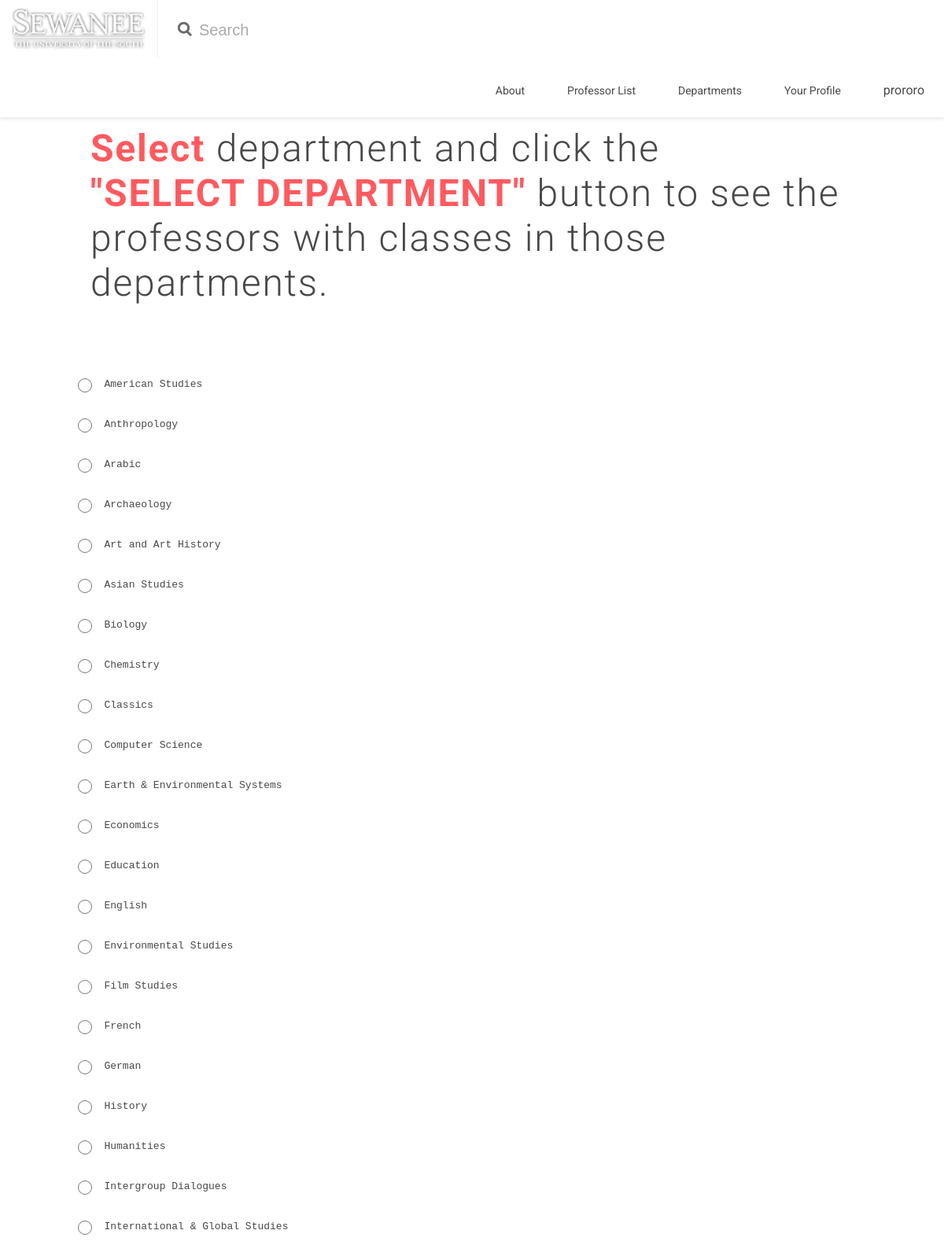
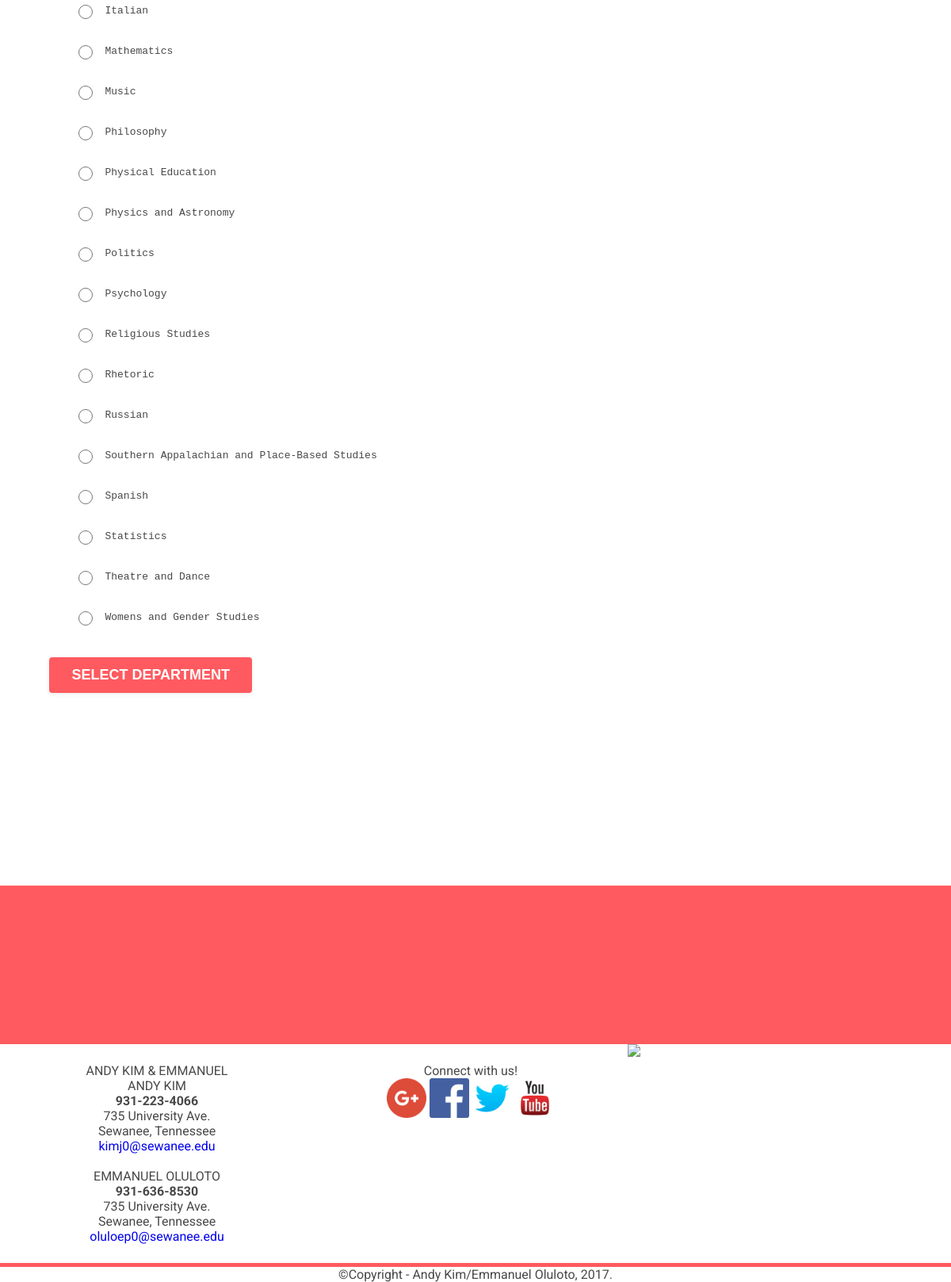
/php/department.php (signed in), run on the app's committed database (2 pictures, top to bottom).
### tables this page shows
CREATE TABLE departments(
   deptID           int  AUTO_INCREMENT PRIMARY KEY

  ,dept             varchar(45)
);

### php/department.php (the view, shortened to what this page needs)
<?php require_once('header.php') ?>
<!DOCTYPE html>
<html>
	<head>
		<link rel="stylesheet" type="text/css" href="http://code.ionicframework.com/ionicons/2.0.1/css/ionicons.min.css" />
		<link rel="stylesheet" type="text/css" href="/css/main.css"/>
	</head>
	<body>
  	<div class="top-nav active clearfix">
  		<a href="index.html" class="logo">
  			<img src="/image/logo2.png" alt="Sewanee"/>
  		</a>
  		<div id="nav-searchbar">
  			<form method="GET" action="index.html">
  				<input type="text" name="search" id="nav-search" placeholder="Search"/>
  			</form>
  		</div>
  		<ul>
  		</ul>
  	</div>
<span style="display:block; height: 100px;"></span>
    <div class="row">
      <h1 id="moto"><span>Select</span> department and click the <br><span>"SELECT DEPARTMENT"</span> button
         to see the professors with classes in those departments.</h1>
    </div>
<?php
  $query = "SELECT * FROM departments";
  $result = $connection->query($query);
    $rows = $result->num_rows;
  echo '<pre><form action="profsByDept.php" method="post"> <div class ="set">' ;
    for ($i = 0; $i < $rows; $i++){
      $result->data_seek($i);
      $row = $result->fetch_array(MYSQLI_NUM);
      echo <<<_END
            <input style='line-height: 50px;' type="radio" name="dept" value="$row[0]"> $row[1] $row[2] <br>
_END;
    }
  echo '
        <input type="submit" name="search" value="SELECT DEPARTMENT"/>
       </div> </form></pre>';
?>
<span style="display:block; height: 200px;"></span>
<footer>
	<div class="section">
		<p>ANDY KIM & EMMANUEL</p>
	<p>ANDY KIM</p>
	<p><b>931-223-4066</b><br>
		735 University Ave.<br>
		Sewanee, Tennessee<br>
		<a href = "mailto:kimj0@sewanee.edu">kimj0@sewanee.edu</a></p>
	<br>
	<p> EMMANUEL OLULOTO</p>
		<p><b>931-636-8530</b><br>
		735 University Ave.<br>
		Sewanee, Tennessee<br>
		<a href = "mailto:oluloep0@sewanee.edu">oluloep0@sewanee.edu</a></p>
	</div>
	<div class="section"><div id="social">
		<p>Connect with us!</p>
		<ul>
			   <li><a href="#"><img src="/image/logos/1491580659-yumminkysocialmedia23_83074.png"/></a></li>
			   <li><a href="#"><img src="/image/logos/Facebook_icon-icons.com_66805.png"/></a></li>
			   <li><a href="#"><img src="/image/logos/twitter_socialnetwork_20007.png"/></a></li>
			   <li><a href="#"><img src="/image/logos/youtube_socialnetwork_19998.png"/></a></li>
		</ul>
	</div></div>
			<img src="https://upload.wikimedia.org/wikipedia/commons/2/2b/Sewanee.png"/>
</footer>
<p style="text-align:center">&#169;Copyright - Andy Kim/Emmanuel Oluloto, 2017.</p>
</body>
</html>

### css/main.css (style rules this page uses)
input[type="text"], input[type="password"], input[type="email"], input[type="number"], select { font-size: 18px; padding: 10px 12px; border: 1px solid #ccc; border-radius: 4px; margin-bottom: 12px; width: 80%; box-sizing: border-box; transition: border-color 0.2s; }
input[type="radio"] { accent-color: #ff5a5f; width: 18px; height: 18px; margin-right: 8px; vertical-align: middle; }
input[type="submit"], button { background-color: #ff5a5f; color: #fff; border: none; border-radius: 4px; padding: 12px 28px; font-size: 18px; font-weight: 700; cursor: pointer; margin-top: 10px; transition: background 0.2s, box-shadow 0.2s; box-shadow: 0 2px 6px rgba(0,0,0,0.07); }
body { margin: 0; padding: 0; font-family: 'Roboto', sans-serif; font-weight: 400; color:#484848; overflow-x: hidden; }
p { font-size: 16px; margin: 0; padding: 0; }
a:link { font-size: 16px; text-decoration: none; margin: 0; padding: 0; }
h1,h2,h3,h4,h5,h6,ul,ol,li { margin: 0; padding: 0; }
ul, ol { list-style-type: none; }
.clearfix::after { content: ""; display: table; clear: both; }
.row { position: relative; max-width: 970px; height: auto; margin: 0 auto; }
footer { border-top: 200px solid #ff5a5f; border-bottom: 5px solid #ff5a5f; width: 100%; overflow: hidden; }
footer img { width: 25%; }
li { display: inline; }
#social img { width: 50px; height: 50px; }
.section { width: 29%; float: left; margin: 2% 2%; text-align: center; }
.top-nav { position: relative; width: 100%; height: auto; background-color: #fff; z-index: 200; }
.top-nav.active { position: fixed; left: 0; top: 0; border-bottom: 1px solid #eee; box-shadow: 0 1px 5px rgba( 0, 0, 0, 0.1); -webkit-box-shadow: 0 1px 5px rgba( 0, 0, 0, 0.1); -moz-box-shadow: 0 1px 5px rgba( 0, 0, 0, 0.1); }
.logo:link { position: relative; color: #ccc; display: inline-block; transition: all 0.3s ease; -webkit-transition: all 0.3s ease; -moz-transition: all 0.3s ease; -o-transition: all 0.3s ease; float: left; }
.logo img { position: relative; padding: 10px 15px; width: 170px; vertical-align: middle; }
.top-nav.active .logo img { border-right: 1px solid #eee; }
#nav-searchbar { display:none; width: 490px; height: 100%; }
.top-nav.active #nav-searchbar { display: inline-block; }
#nav-searchbar form input { padding: 27px 10px 18px 52px; width: 100%; border: none; outline: none; color: #666; font-size: 20px; box-sizing: border-box; -webkit-box-sizing: border-box; -moz-box-sizing: border-box; background-image: url('image/search_icon.png'); background-repeat: no-repeat; background-position: 25px 28px; background-size: 18px; }
.top-nav ul { float: right; padding: 25px 0; }
#moto { font-size: 48px; font-weight: 300; color: #484848; margin: 60px 0; letter-spacing: 1.8px; }
#moto span { color: #FF5A5F; font-weight: 700; }

### data on the page
departments: dept "American Studies"
departments: dept "Anthropology"
departments: dept "Arabic"
departments: dept "Archaeology"
departments: dept "Art and Art History"
departments: dept "Asian Studies"
departments: dept "Biology"
departments: dept "Chemistry"
departments: dept "Classics"
departments: dept "Computer Science"
departments: dept "Earth & Environmental Systems"
departments: dept "Economics"
departments: dept "Education"
departments: dept "English"
departments: dept "Environmental Studies"
departments: dept "Film Studies"
departments: dept "French"
departments: dept "German"
departments: dept "History"
departments: dept "Humanities"
departments: dept "Intergroup Dialogues"
departments: dept "International & Global Studies"
departments: dept "Italian"
departments: dept "Mathematics"
departments: dept "Music"
departments: dept "Philosophy"
departments: dept "Physical Education"
departments: dept "Physics and Astronomy"
departments: dept "Politics"
departments: dept "Psychology"
departments: dept "Religious Studies"
departments: dept "Rhetoric"
departments: dept "Russian"
departments: dept "Southern Appalachian and Place-Based Studies"
departments: dept "Spanish"
departments: dept "Statistics"
departments: dept "Theatre and Dance"
departments: dept "Womens and Gender Studies"

### other printed values
$u "prororo"
